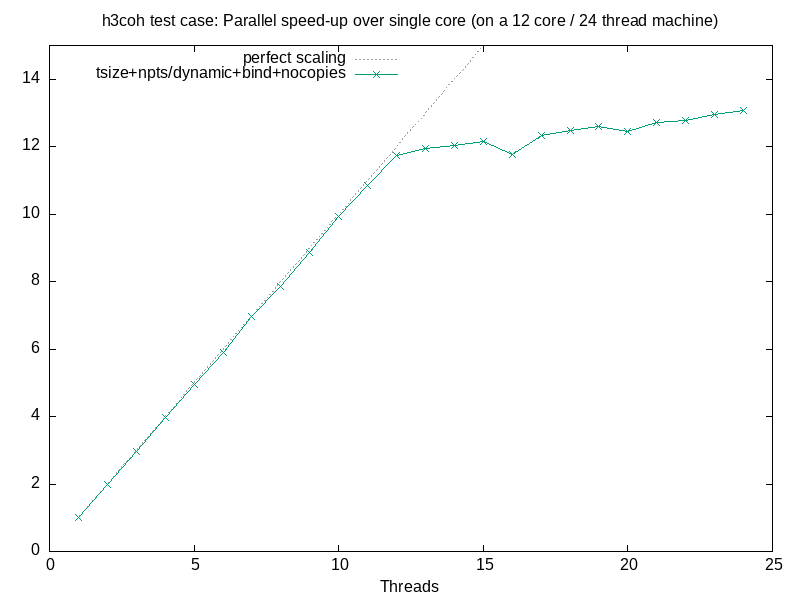

gnuplot code for this plot:
# to update scaling.png: update scaling_x.txt and run `gnuplot scaling.plt`
set terminal png size 800, 600
set output "scaling.png"
set title "h3coh test case: Parallel speed-up over single core (on a 12 core / 24 thread machine)"
set yrange [0:15]
set xlabel "Threads"
set k t l
p x w l ls 0 t "perfect scaling", \
'scaling_4.txt' u 1:(16531/$2) w lp t "tsize+npts/dynamic+bind+nocopies"
